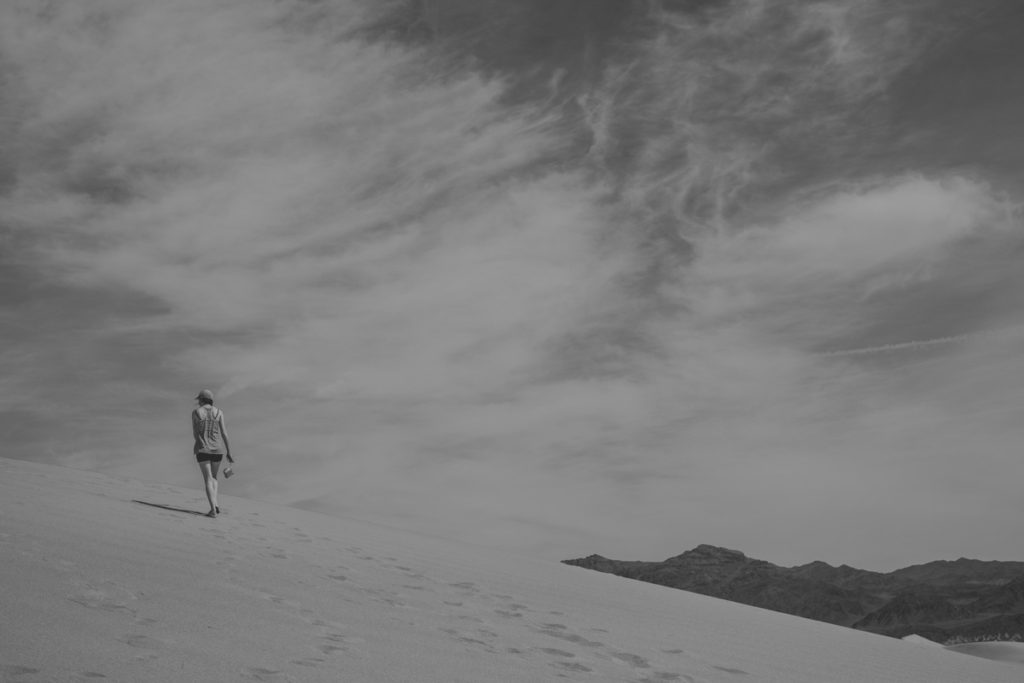
#> input picture Labtest/pic.jpg, 1024 x 683 px
$ python labtestHE.py
#> lines starting #> are read from the running program, lines starting #| are printed output that depends on the picture
import cv2
import numpy as np
import matplotlib.pyplot as plt

def main():
    path = "pic.jpg"
    grayscale = plt.imread(path)
#> grayscale is the input picture: shape (683, 1024); min 30, max 173, mean 121.7
    print(grayscale.shape)
#| (683, 1024)
    r,c = grayscale.shape
#> r = 683; c = 1024
    #_,binary = cv2.threshold(grayscale,127,255,cv2.THRESH_BINARY)
    image1 = cv2.equalizeHist(grayscale)
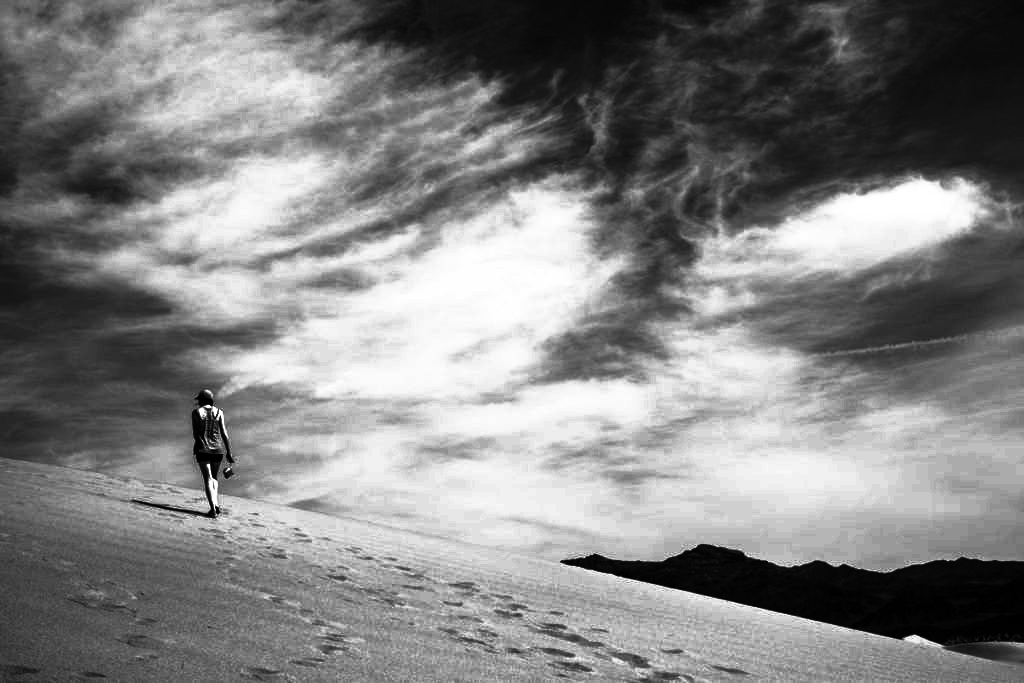
#> image1: shape (683, 1024); min 0, max 255, mean 130.1
    image2 = histEqualization(grayscale)


    img_set = [grayscale,image1,image2]
    title_set = ['grayscale','Equalized','Man Equalized']

    plt_img(img_set,title_set)
    plt_hist(img_set,title_set,r,c)

def histEqualization(grayscale):
    L=256
    histogram = cv2.calcHist([grayscale],[0],None,[256],[0,256])
#> histogram = 256 values, max 26060 at index 133, min 0 at index 0, mean 2732
    CDF = histogram.cumsum()
#> CDF = 256 values from 0 to 699392
    CDF_min = CDF.min()
#> CDF_min = 0
    r,c = grayscale.shape
#> r = 683; c = 1024
    process_img = np.zeros((r,c),np.uint8)
    size = r*c
#> size = 699392
    for i in range(r):
        for j in range(c):
            process_img[i,j] = ((CDF[grayscale[i,j]] - CDF_min)/(size-CDF_min)) * L-1
#> in plt_img, `ln = len(img_set)`: ln = 3
    return process_img

def plt_hist(img_set,title_set,r,c):
#> called with r = 683, c = 1024
    ln = len(img_set)
#> ln = 3
    l = 3
    for i in range(ln):
        plt.subplot(2,3,l+1)
        img = img_set[i]
        histogram = np.zeros((256,),dtype=int)
        y = np.arange(256)
        for j in range(r):
            for k in range(c):
                temp = img[j,k]
                histogram[temp] +=1
        plt.plot(y,histogram)
        plt.ylim(0,)
        plt.title(title_set[i])
        l = l+1
#> after the loop, l = 6
    plt.show()
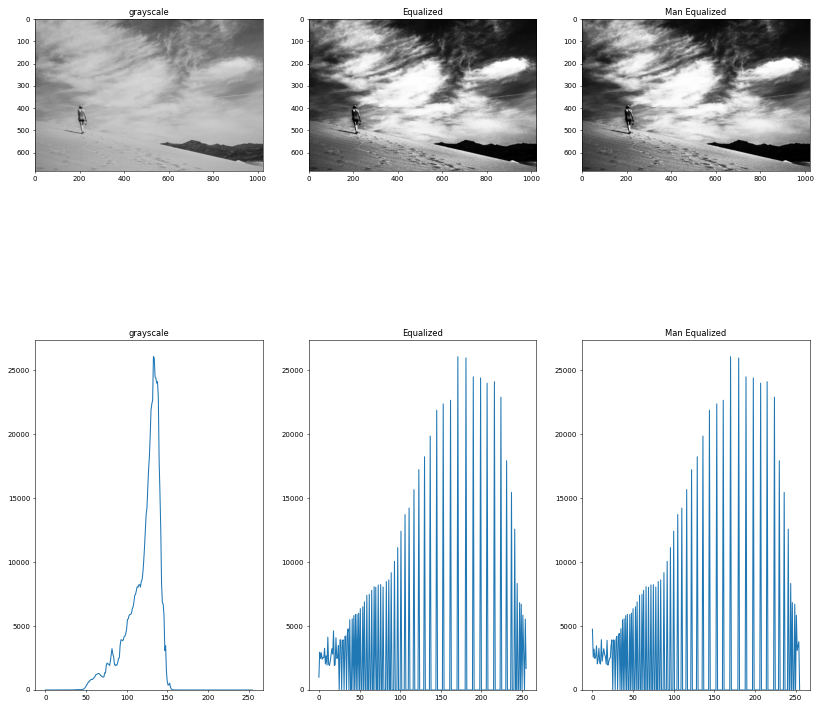
#> figure drawn by matplotlib, 6 panels; panel 4: curve peaks at x = 133, y = 26060; panel 5: curve peaks at x = 171, y = 26060; panel 6: curve peaks at x = 170, y = 26060

def plt_img(img_set,title_set):
    ln = len(img_set)
    plt.figure(figsize=(20,20))
    l=0
    for i in range(ln):
        plt.subplot(2,3,l+1)
        ch = len(img_set[i])
        if ch==3:
            plt.imshow(img_set[i])
        else:
            plt.imshow(img_set[i],cmap='gray')
        plt.title(title_set[i])
        l = l+1

if __name__ == "__main__":
    main()
